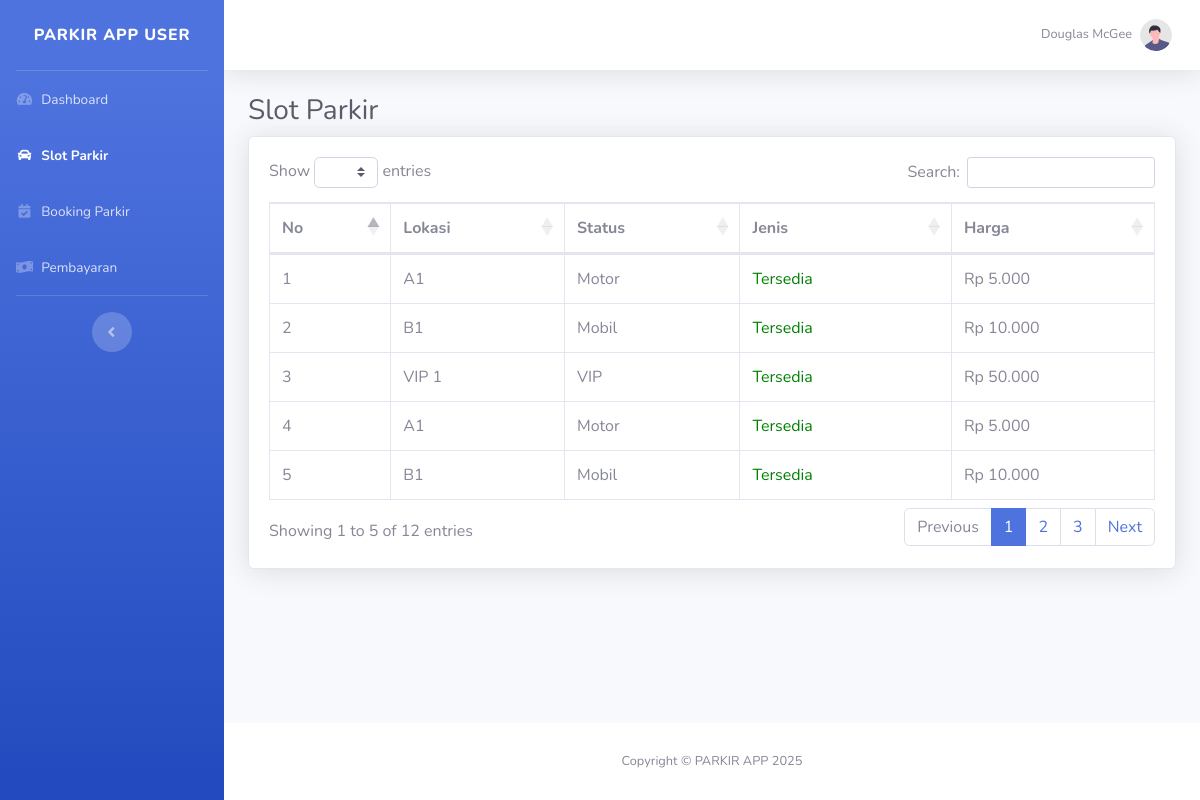
Screenshot of /user/userslot.php (signed in) with the database file from the repository.
### tables this page shows
CREATE TABLE `parkir_slots` (
  `id` int NOT NULL,
  `lokasi` varchar(100) DEFAULT NULL,
  `status` enum('available','booked') DEFAULT 'available',
  `jenis` enum('motor','mobil','vip') DEFAULT 'mobil',
  `harga` int NOT NULL DEFAULT '0',
  `tempat_id` int DEFAULT NULL
);

### user/userslot.php (the view, shortened to what this page needs)
<?php
include '../config/db.php';
$query = $conn->query("SELECT * FROM parkir_slots");
?>
<!DOCTYPE html>
<html lang="en">
<head>
    <link href="../vendor/fontawesome-free/css/all.min.css" rel="stylesheet" type="text/css">
    <link href="../css/sb-admin-2.min.css" rel="stylesheet">
    <link href="https://cdn.datatables.net/1.13.6/css/dataTables.bootstrap4.min.css" rel="stylesheet">
</head>
<body id="page-top">
    <div id="wrapper">
         <?php include '../includes/usersidebar.php'; ?>
        <div id="content-wrapper" class="d-flex flex-column">
            <div id="content">
                 <?php include '../includes/usernavbar.php'; ?>
                <div class="container-fluid">
                    <h1 class="h3 mb-2 text-gray-800">Slot Parkir</h1>
                    <div class="card shadow mb-4">
                        <div class="card-body">
                            <div class="table-responsive">
                                <table class="table table-bordered" id="dataTable" width="100%" cellspacing="0">
                                    <thead>
                                        <tr>
                                            <th>No</th>
                                            <th>Lokasi</th>
                                            <th>Status</th>
                                            <th>Jenis</th>
                                            <th>Harga</th>
                                        </tr>
                                    </thead>
                                    <tbody>
                                        <?php $no = 1; while($row = $query->fetch(PDO::FETCH_ASSOC)) : ?>
                                        <tr>
                                            <td><?= $no++; ?></td>
                                            <td><?= htmlspecialchars($row['lokasi']); ?></td>
                                             <td>
                                                <?php if ($row['jenis'] === 'motor'): ?>
                                                    <span>Motor</span>
                                                <?php elseif ($row['jenis'] === 'mobil'): ?>
                                                    <span>Mobil</span>
                                                <?php else: ?>
                                                    <span>VIP</span>
                                                <?php endif; ?>
                                            </td>
                                            <td>
                                                <?php if ($row['status'] === 'available'): ?>
                                                    <span style="color: green;">Tersedia</span>
                                                <?php else: ?>
                                                    <span style="color: red;">Terbooking</span>
                                                <?php endif; ?>
                                            <td>
                                                Rp <?= number_format($row['harga'], 0, ',', '.'); ?>
                                            </td>
                                        </tr>
                                        <?php endwhile; ?>
                                    </tbody>
                                </table>
                            </div>
                        </div>
                    </div>
                </div>
            </div>
              <?php include '../includes/footer.php'; ?>
        </div>
    </div>
</body>
</html>

### rows the page displays
parkir_slots: lokasi "A1", jenis "Motor", status "Tersedia", harga "5.000"
parkir_slots: lokasi "B1", jenis "Mobil", status "Tersedia", harga "10.000"
parkir_slots: lokasi "VIP 1", jenis "VIP", status "Tersedia", harga "50.000"
parkir_slots: lokasi "A1", jenis "Motor", status "Tersedia", harga "5.000"
parkir_slots: lokasi "B1", jenis "Mobil", status "Tersedia", harga "10.000"
